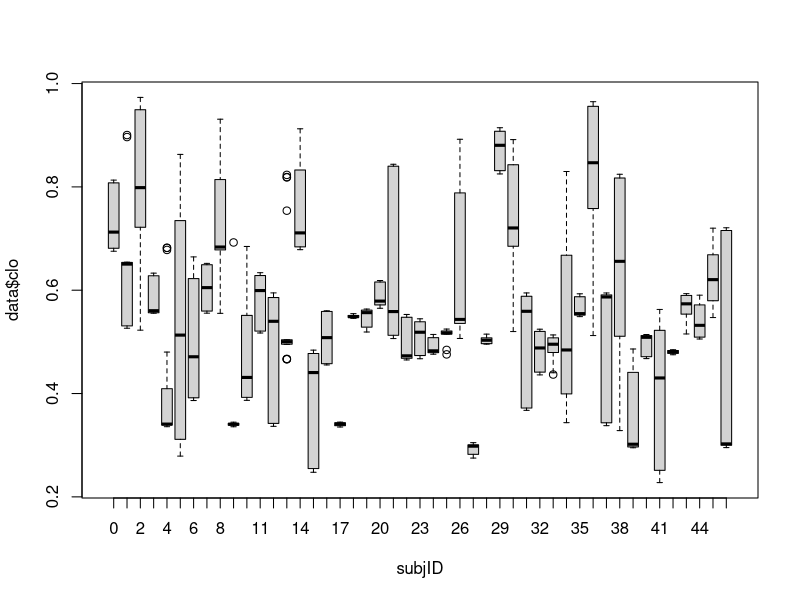
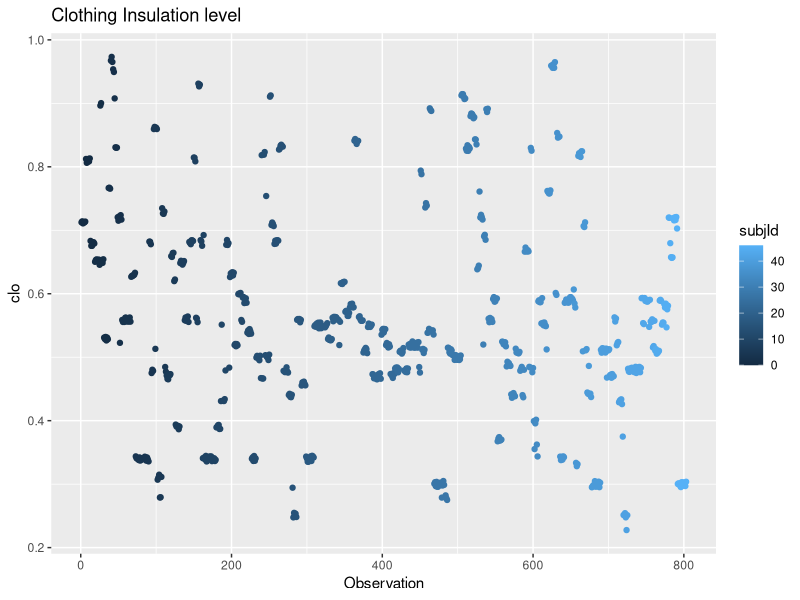
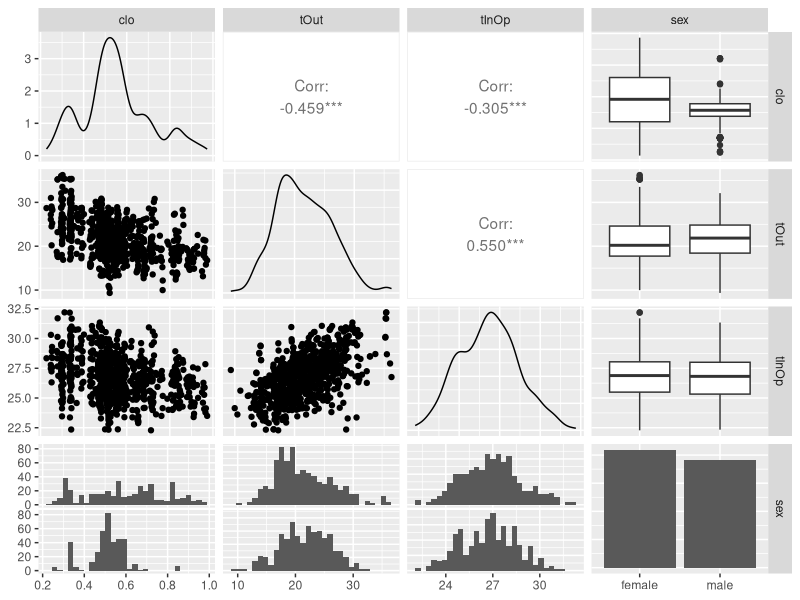

Write R code to recreate these figures, in order.
## ---- chunk 1
library(dplyr)
library(ggplot2)
#library(GGally)
library(MASS)
library(car)
library(Hmisc)
library(knitr)
## ---- chunk 2
data <- read.csv("../03_Assignment3/clothingFullAss03.csv",header=T)
## ---- chunk 3
########
# Present the data (e.g. plots), try to make it clear that there are differences
# between subjects.
########


#par(mfrow=c(2,2))
boxplot(data$clo~data$subjId, xlab="subjID")

ggplot(data, aes(x=seq(1,length(clo)), y=clo,col=subjId)) + geom_point() + ggtitle("Clothing Insulation level") + xlab("Observation")
#plot(data$clo, pch=pch[data$subjId],
#     main = "clo", ylab="clo", xlab="Observation",)
## ---- chunk 4
data <- mutate_if(data, is.character, as.factor)
data$day <- as.factor(data$day)
data$subjId <- as.factor(data$subjId)
data$X <- NULL

df <- data  %>% dplyr::select(where(is.numeric))
df$day <- data$day
df$sex <- data$sex

#pairs(df)
#GGally::ggpairs(df)

#png(filename="pairplot.png")
dplyr::select(df,c("clo", "tOut", "tInOp", "sex")) %>% GGally::ggpairs()
#dev.off()
